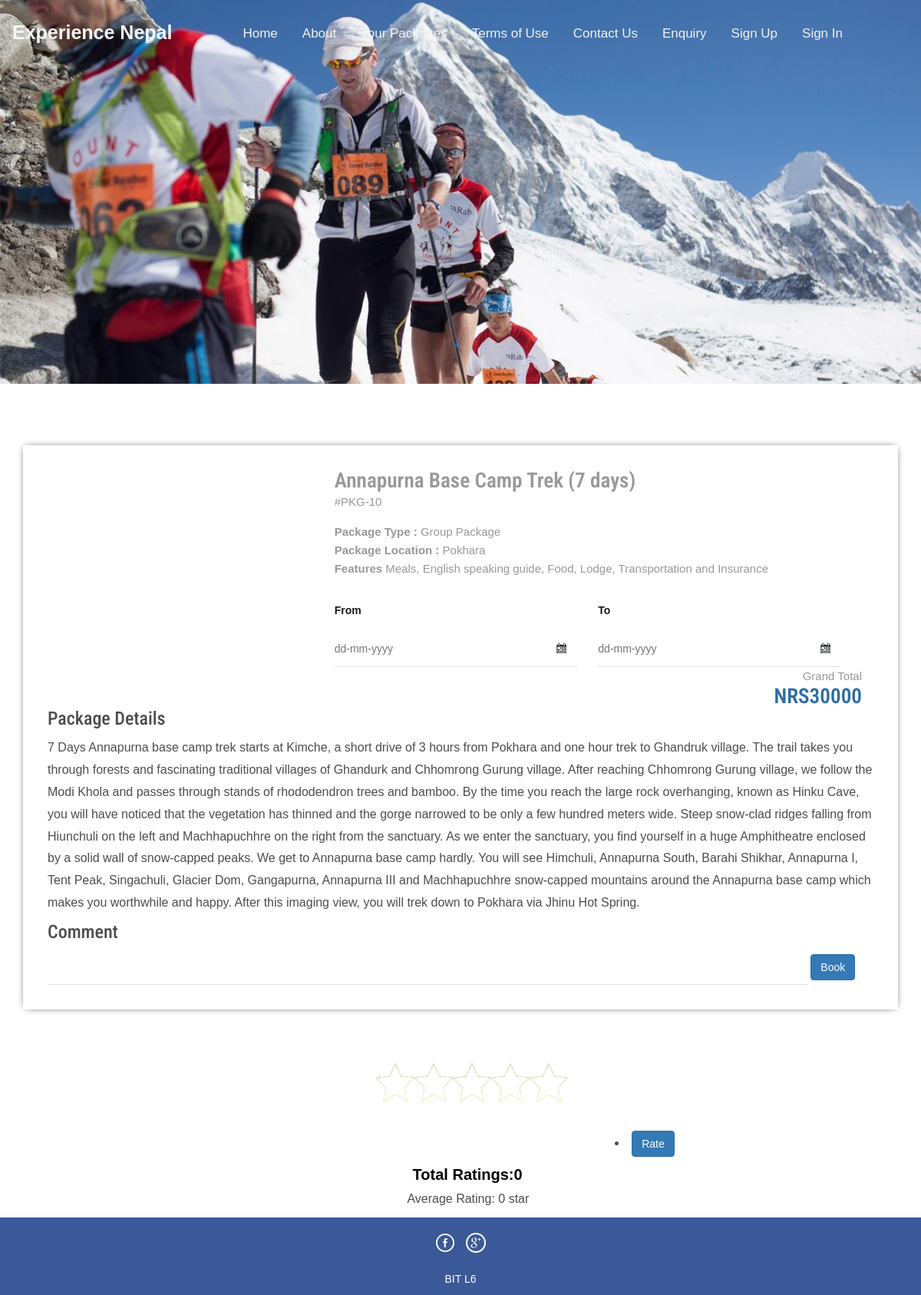
Page /tms/package-details.php?pkgid=10 on the committed database.
### tables this page shows
CREATE TABLE `tbltourpackages` (
  `PackageId` int(11) NOT NULL,
  `PackageName` varchar(200) DEFAULT NULL,
  `PackageType` varchar(150) DEFAULT NULL,
  `PackageLocation` varchar(100) DEFAULT NULL,
  `PackagePrice` int(11) DEFAULT NULL,
  `PackageFetures` varchar(255) DEFAULT NULL,
  `PackageDetails` mediumtext DEFAULT NULL,
  `PackageImage` varchar(100) DEFAULT NULL,
  `Creationdate` timestamp NULL DEFAULT current_timestamp(),
  `UpdationDate` timestamp NULL DEFAULT NULL ON UPDATE current_timestamp()
);

### tms/package-details.php (the view, shortened to what this page needs)
<?php
include('includes/config.php');
?>
<!DOCTYPE HTML>
<html>
<head>
<link href="css/bootstrap.css" rel='stylesheet' type='text/css' />
<link href="css/style.css" rel='stylesheet' type='text/css' />
<link href="css/font-awesome.css" rel="stylesheet">
<link href="css/animate.css" rel="stylesheet" type="text/css" media="all">
<link rel="stylesheet" href="css/jquery-ui.css" />
<link rel="stylesheet" type="text/css" href="css/rating_style.css">
</head>
<body>
<div class="banner-3">
<?php include('includes/header.php');?>
</div>
<div class="selectroom">
	<div class="container">
<?php
$pid=intval($_GET['pkgid']);
$sql = "SELECT * from tbltourpackages where PackageId=:pid";
$query = $dbh->prepare($sql);
$query -> bindParam(':pid', $pid, PDO::PARAM_STR);
$query->execute();
$results=$query->fetchAll(PDO::FETCH_OBJ);
if($query->rowCount() > 0)
{
foreach($results as $result)
{	?>
<form name="book" method="post">
		<div class="selectroom_top">
			<div class="col-md-4 selectroom_left wow fadeInLeft animated" data-wow-delay=".5s">
			</div>
			<div class="col-md-8 selectroom_right wow fadeInRight animated" data-wow-delay=".5s">
				<h2><?php echo htmlentities($result->PackageName);?></h2>
				<p class="dow">#PKG-<?php echo htmlentities($result->PackageId);?></p>
				<p><b>Package Type :</b> <?php echo htmlentities($result->PackageType);?></p>
				<p><b>Package Location :</b> <?php echo htmlentities($result->PackageLocation);?></p>
					<p><b>Features</b> <?php echo htmlentities($result->PackageFetures);?></p>
					<div class="ban-bottom">
				<div class="bnr-right">
				<label class="inputLabel">From</label>
				<input class="date" id="datepicker" type="text" placeholder="dd-mm-yyyy"  name="fromdate" required="">
			</div>
			<div class="bnr-right">
				<label class="inputLabel">To</label>
				<input class="date" id="datepicker1" type="text" placeholder="dd-mm-yyyy" name="todate" required="">
			</div>
			</div>
				<div class="grand">
					<p>Grand Total</p>
					<h3 style="color:#2e6da4">NRS<?php echo htmlentities($result->PackagePrice);?></h3>
				</div>
			</div>
		<h3>Package Details</h3>
				<p style="padding-top: 1%"><?php echo htmlentities($result->PackageDetails);?> </p>
				<h3 style="margin-top:10px"> Comment </h3>
						<input class="special" type="text" name="comment" required="">
					<?php if($_SESSION['login'])
					{?>
					<button type="submit" name="submit2" class="btn-primary btn" style="margin-left:45%; margin-top:20px">Book</button>
						</li>
						<?php } else {?>
							<a href="#" data-toggle="modal" data-target="#myModal4" class="btn-primary btn" >Book</a></li>
							<?php } ?>
		</div>
		</div>
<?php }} ?>
	</div>
<div style="margin-left:40%; margin-top:-50px">
<form method="post">
  <div class="div">
	  <img src="images/star1.png" onmouseover="change(this.id);" id="php1" class="php">
	  <img src="images/star1.png" onmouseover="change(this.id);" id="php2" class="php">
	  <img src="images/star1.png" onmouseover="change(this.id);" id="php3" class="php">
	  <img src="images/star1.png" onmouseover="change(this.id);" id="php4" class="php">
	  <img src="images/star1.png" onmouseover="change(this.id);" id="php5" class="php">
  </div>
  <?php if($_SESSION['login'])
				{?>
				<button type="submit" name="submit10" class="btn-primary btn" style="margin-left:14%">Rate</button>
				<?php } else {?>
					<li class="sigi" align="center" style="margin-top: 1%">
							<a href="#" data-toggle="modal" data-target="#myModal4" class="btn-primary btn" >Rate</a></li>
							<?php } ?>
  <?php
$con=mysqli_connect("localhost","root","","tms");
   $pid=intval($_GET['pkgid']);
    $select_rating=mysqli_query($con,"select Rating from userrating where PackageId=$pid");
    $total=mysqli_num_rows($select_rating);
	$myavg=mysqli_query($con,"select AVG(Rating) as average from userrating where PackageId=$pid");
	$row = mysqli_fetch_assoc($myavg);
	$average = $row['average'];
?>
<p id="total_votes" style="color:black; margin-top:5px; margin-left:8%">Total Ratings:<?php echo $total;?></p>
<p style="margin-left:7%; margin-bottom:10px">Average Rating: <?php echo round($average);?> star </p>
</form>
				</div>
<?php include('includes/footer.php');?>
</body>
</html>

### tms/css/style.css (style rules this page uses)
body { font-family: "Poppins", Arial, sans-serif; background: #fff; font-size: 14px; line-height: 1.8; font-weight: 300; color: #4d4d4d; }
html, body { font-size: 100%; background: #fff; font-family: 'Open Sans', sans-serif; }
body a,.grid_1,plan_1,plan_1.one,plan_1.two,i.icon1, i.icon2, i.icon3, i.icon4, i.icon5, i.icon6 { transition:0.5s all; -webkit-transition:0.5s all; -moz-transition:0.5s all; -o-transition:0.5s all; -ms-transition:0.5s all; }
h1,h2,h3,h4,h5,h6 { margin:0; font-family: 'Roboto Condensed', sans-serif; }
p { margin:0; }
label { margin:0; }
.bnr-right input[type="text"] { width: 95%; color: #9E9E9E; outline: none; font-size: 14px; padding: 10px 10px; border: 1px solid #9E9E9E; -webkit-appearance: none; margin-top: 10px; }
.date { background: url(../images/date-icon.png) no-repeat 95.5% 45% #fff; cursor: pointer; }
.ban-top .inputLabel,.ban-bottom .inputLabel { display: block; font-weight: 600; font-size: 14px; margin-bottom: 5px; color: #191919; }
.bnr-right { float: left; width:50%; }
.ban-bottom { margin-top: 30px; }
.banner-3 { background: url(../images/1412663975.jpg)no-repeat; background-size: cover; -webkit-background-size: cover; -o-background-size: cover; -ms-background-size: cover; -moz-background-size: cover; min-height:500px; }
.selectroom { padding: 5em 0 3em; }
.selectroom_top { padding: 2em; box-shadow: 0px 0px 10px -4px #000; margin-bottom: 2em; }
.grand { text-align: right; }
.selectroom_right h2 { font-size: 1.7em; color: #999; font-weight: 600; margin: 0; }
.selectroom_right h3 { font-size: 1.7em; font-weight: 600; color:#34ad00; }
p.dow { font-size: 15px; color: #999; font-weight: 300; line-height: 1.8em; margin-bottom:1em; }
.selectroom_right p { font-size: 15px; line-height: 1.6em; font-weight: 300; color: #999; }
.selectroom input[type="text"] { width: 92%; color: #9E9E9E; outline: none; font-size: 14px; padding: 10px 0px; border: none; border-bottom:1px solid rgba(0,0,0,.12); -webkit-appearance: none; margin-top: 10px; }

### tms/css/rating_style.css (style rules this page uses)
#total_votes { font-size:20px; font-weight:bold; }
.div { clear:both; margin-top:20px; height:100px; width:400px; padding:10px; border-radius:3px; }
.div img { margin-top:10px; width:50px; height:50px; float:left; }

### tms/includes/header.php (style rules this page uses)
body { margin: 0; font-family: Arial, Helvetica, sans-serif; }

### rows in the picture
tbltourpackages: PackageName "Annapurna Base Camp Trek (7 days)", PackageId "10", PackageType "Group Package", PackageLocation "Pokhara", PackageFetures "Meals, English speaking guide, Food, Lodge, Transportation and Insurance", PackagePrice "30000", PackageDetails "7 Days Annapurna base camp trek starts at Kimche, a short drive of 3 hours from Pokhara and one hour trek to Ghandruk village. The trail takes you through forests and fascinating traditional villages of Ghandurk and Chhomrong Gurung village. After reaching Chhomrong Gurung village, we follow the Modi Khola and passes through stands of rhododendron trees and bamboo. By the time you reach the large rock overhanging, known as Hinku Cave, you will have noticed that the vegetation has thinned and the gorge narrowed to be only a few hundred meters wide. Steep snow-clad ridges falling from Hiunchuli on the left and Machhapuchhre on the right from the sanctuary. As we enter the sanctuary, you find…"

### other values in the picture
$total "0"
$average "0"
